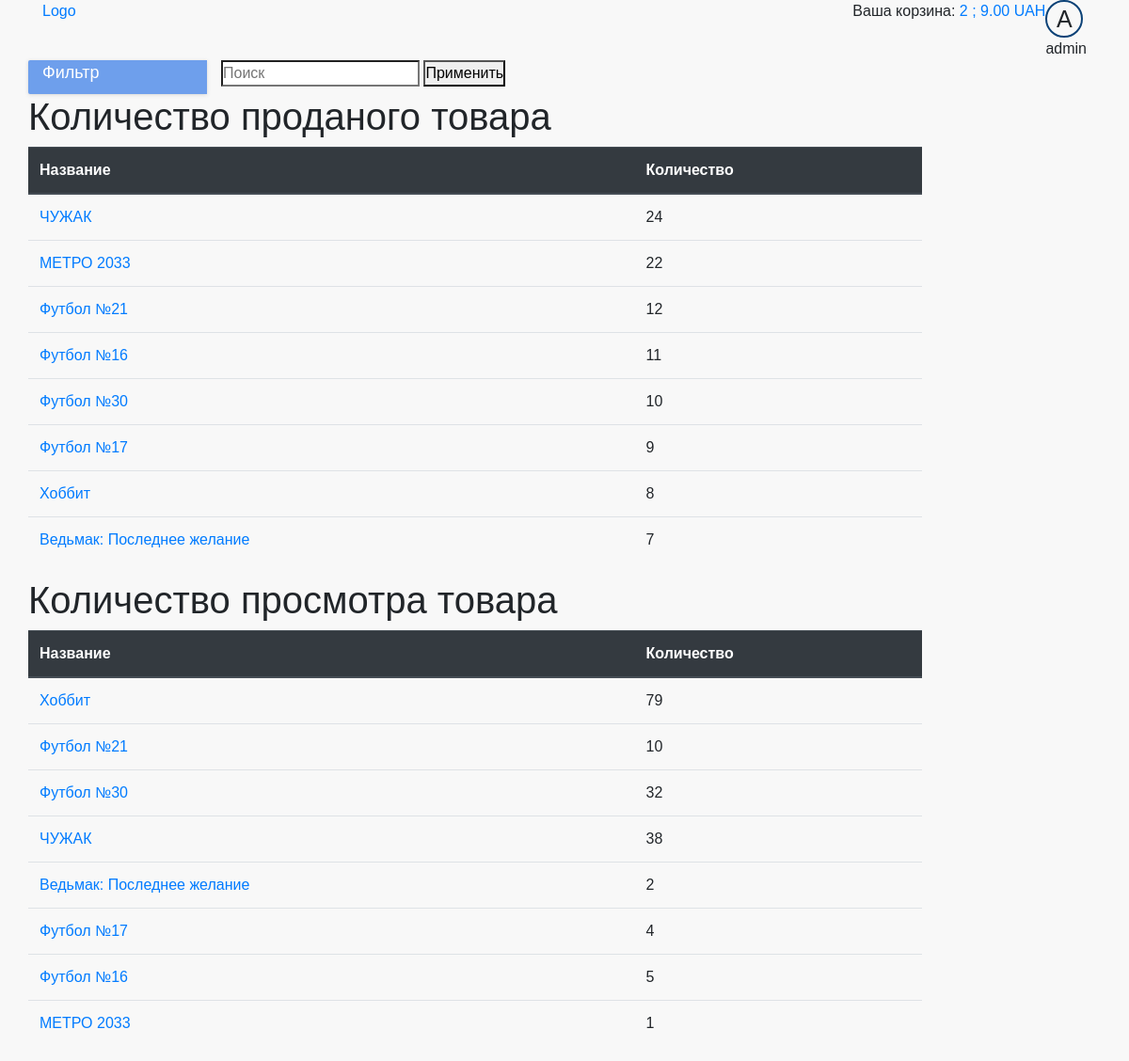
The page /dashboard/statistics/ (signed in) on the database as committed earlier.
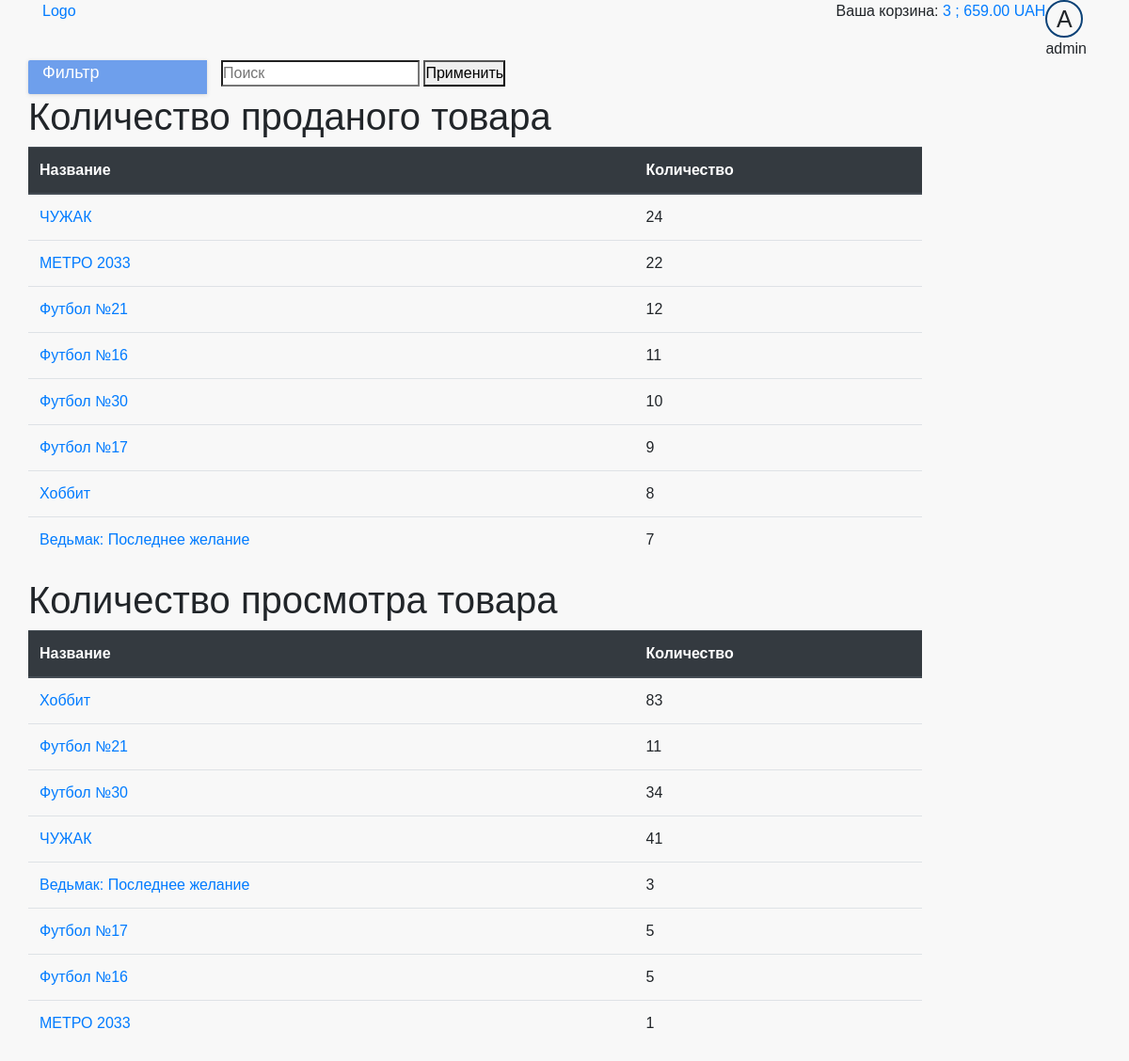
The same page on the database as committed later.
### cart/models.py (models this page shows)
class Cart(models.Model):
    user = models.ForeignKey(User, on_delete=models.CASCADE, verbose_name='Пользователь', null=True)
    product = models.ForeignKey(Product, on_delete=models.CASCADE, verbose_name='Товар', null=True)
    quantity = models.IntegerField(verbose_name='Количество', help_text="Количество товара", blank=True, default=0,
                                   null=True)

### store/models.py (models this page shows, shortened)
class Product(models.Model):
    category = models.ForeignKey(Category, on_delete=models.SET_NULL, null=True)
    name = models.CharField(max_length=100, verbose_name='Название', help_text="Enter book name.", blank=True)
    publisher = models.ForeignKey(Publisher, on_delete=models.SET_NULL, null=True)
    price = models.DecimalField(max_digits=10, verbose_name='Цена', decimal_places=2, help_text="Enter price book",
                                validators=[MinValueValidator(1)],
                                blank=True)
    Discounts = models.DecimalField(max_digits=10, verbose_name='Скидка', decimal_places=2, help_text="Enter discounts",
                                    validators=[MinValueValidator(0)],
                                    blank=True)
    image = models.ImageField(upload_to='images/products/', verbose_name='Изображение', blank=True, null=True)
    slug = models.SlugField(max_length=100)
    def __str__(self):
        return self.name
    class Meta:
        ordering = ['-id']
    def get_absolute_url(self):
        if self.category.name == 'Книги':
            return reverse('store:book_detail', kwargs={'slug': self.slug})
        else:
            return reverse('store:magazine_detail', kwargs={'slug': self.slug})
    def get_discount(self):
        category_discount = self.category.categorydiscount_set.get(category=self.category)
        if category_discount.discount > self.Discounts:
            return category_discount.discount
        else:
            return self.Discounts
    def get_discounted_price(self):
        discount = self.get_discount()
        if discount > 0:
            price = self.price - (self.price * (discount / 100))
            return round(price, 2)
        if discount == 0:
            return self.price

class Category(models.Model):
    name = models.CharField(max_length=50, verbose_name='Категория товару', help_text="Enter product category.",
                            blank=True)
    slug = models.SlugField(max_length=100)

class CategoryDiscount(models.Model):
    category = models.ForeignKey(Category, on_delete=models.SET_NULL, null=True)
    discount = models.DecimalField(max_digits=10, verbose_name='Скидка', decimal_places=2, help_text="Enter discounts",
                                   validators=[MinValueValidator(0)],
                                   blank=True)
    active = models.BooleanField(default=False, verbose_name='активация скидки')

### dashboard/models.py (models this page shows)
class ViewStatistics(models.Model):
    product = models.ForeignKey(Product, on_delete=models.CASCADE, verbose_name='Товар', null=True)
    quantity = models.IntegerField(verbose_name='Количество просмотров', blank=True, null=True)

### dashboard/views.py (the view)
# urls.py: urlpatterns = [path('statistics/', views.StatisticsView.as_view(), name='store_statistics'),
class StatisticsView(PermissionRequiredMixin, View):
    permission_required = PERMISSION_ON_SITE['moderator']
    def get(self, request):
        return render(request, 'dashboard/statistics_detail.html',
                      context={'get_quantity_of_product_sold': get_quantity_of_product_sold(),
                               'get_views_product_statistics': ViewStatistics.objects.all()})

### cart/cart.py (called while the page is built)
    def __len__(self):
        return self.cart.__len__()

    def get_total_price(self):
        return self.cart.get_total_price()

### cart/cart_in_model.py (called while the page is built)
    def __len__(self):
        quantity = Cart.objects.filter(user=self.user).aggregate(Sum('quantity'))
        return quantity['quantity__sum']

    def get_total_price(self):
        return sum((item.product.get_discounted_price() * item.quantity for item in
                    Cart.objects.filter(user=self.user)))

### cart/context_processors.py (called while the page is built)
def cart(request):
    return {'cart_info': CartManager(request)}

### dashboard/templates/dashboard/statistics_detail.html
{% extends 'base_generic.html' %}
{% block content%}
    <h1>Количество проданого товара</h1>
    <table class="table">
     <thead class="thead-dark">
        <tr>
          <th scope="col">Название</th>
          <th scope="col">Количество</th>
        </tr>
        </thead>
    <tbody>
     {% for product, quantity in get_quantity_of_product_sold.items %}
      <tr>
      <td><a href="{{ product.get_absolute_url }}">{{ product }}</a></td>
      <td>{{ quantity }}</td>
      </tr>
    {% endfor %}
    </tbody>
  </table>
      <h1>Количество просмотра товара</h1>
    <table class="table">
     <thead class="thead-dark">
        <tr>
          <th scope="col">Название</th>
          <th scope="col">Количество</th>
        </tr>
        </thead>
    <tbody>
     {% for item in get_views_product_statistics %}
      <tr>
      <td><a href="{{ item.product.get_absolute_url }}">{{ item.product }}</a></td>
      <td>{{ item.quantity }}</td>
      </tr>
    {% endfor %}
    </tbody>
  </table>
{% endblock %}

### store/templates/base_generic.html (shortened to what this page needs)
<!DOCTYPE html>
<html lang="en">
<head>
  {% load static %}
  <link rel="stylesheet" href="https://stackpath.bootstrapcdn.com/bootstrap/4.3.1/css/bootstrap.min.css"
>
  <link rel="stylesheet" type="text/css" href="{% static 'store/style.css' %}"/>
</head>
<body>
<header>
  <div class="container">
    <div class="header-top-line">
      <div class="row">
        <div class="col-6"><a href="{% url 'store:index' %}">Logo</a></div>
        <div class="col-6 login-menu">
          <div class="cart">
            {% with total_items=cart_info|length %}
              {% if cart_info|length > 0 %}
                Ваша корзина:
                <a href="{% url "cart:cart_detail" %}">
                  <span id="cart_quantity">{{ total_items }} </span>;
                  <span class="cart_total_price"> {{ cart_info.get_total_price }} </span> UAH
                </a>
              {% else %}
                Ваша корзина пуста.
              {% endif %}
            {% endwith %}
          </div>
          {% if user.is_authenticated %}
            <div id="dropdown-menu" class="avatar">
              <div class="avatar__image">
                {{ user.get_username|first|upper }}
              </div>
              {{ user.get_username }}
            </div>
          {% else %}
            <div><a href="{% url 'login' %}?next={{ request.path }}">Войти</a></div>
            <div><a href="{% url 'profile:sign_up' %}?next={{ request.path }}">Регистрация</a></div>
          {% endif %}
        </div>
      </div>
    </div>
    <div class="header-bottom-line">
      <div class="row">
        <div class="col-12 col-md-3 col-xl-2 header-dropdown-menu">
          <span>Фильтр</span>
        </div>
        <div class="col-12 col-md-7 col-xl-10 search-line">
          <form action="{% url "store:search" %}" method="get" class="search-form">
            <label class="">
              <input id="search" class="search-form__input" type="search" name="q" placeholder="Поиск">
            </label>
            <button class="search-form__button" type="submit" value="apply">Применить</button>
          </form>
        </div>
      </div>
    </div>
  </div>
</header>
<div class="container">
  <div class="row">
    <div class="{% if is_shown_by_default %}col-12 {% else %} col-12 col-md-9 col-xl-10 center-wrapper {% endif %}">
      {% block content %}
      {% endblock %}
    </div>
  </div>
</div>
</body>
</html>

Rows that differ between the two databases and show on the page:
changed ViewStatistics "Хоббит": quantity "79" → "83"
changed ViewStatistics "Футбол №21": quantity "10" → "11"
changed ViewStatistics "Футбол №30": quantity "32" → "34"
changed ViewStatistics "ЧУЖАК": quantity "38" → "41"
changed ViewStatistics "Ведьмак: Последнее желание": quantity "2" → "3"
changed ViewStatistics "Футбол №17": quantity "4" → "5"
Other text that changed with them:
{{ total_items }}: "2" → "3"
{{ cart_info.get_total_price }}: "9.00" → "659.00"
